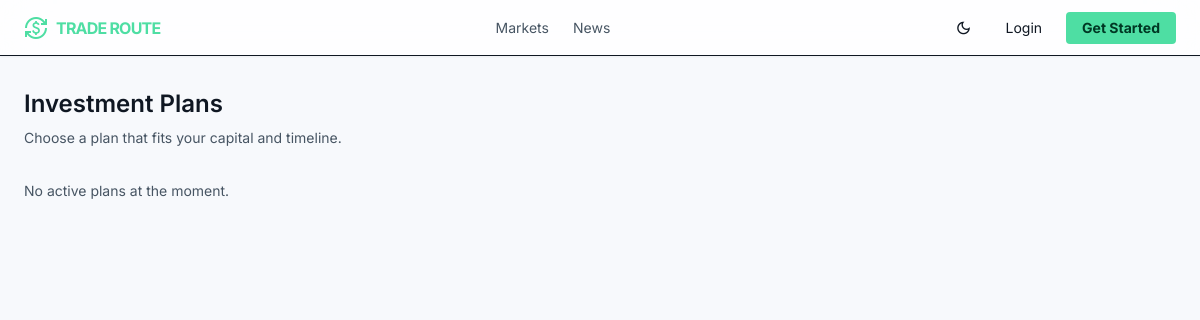
/plans/, run on an earlier commit of the app's database.
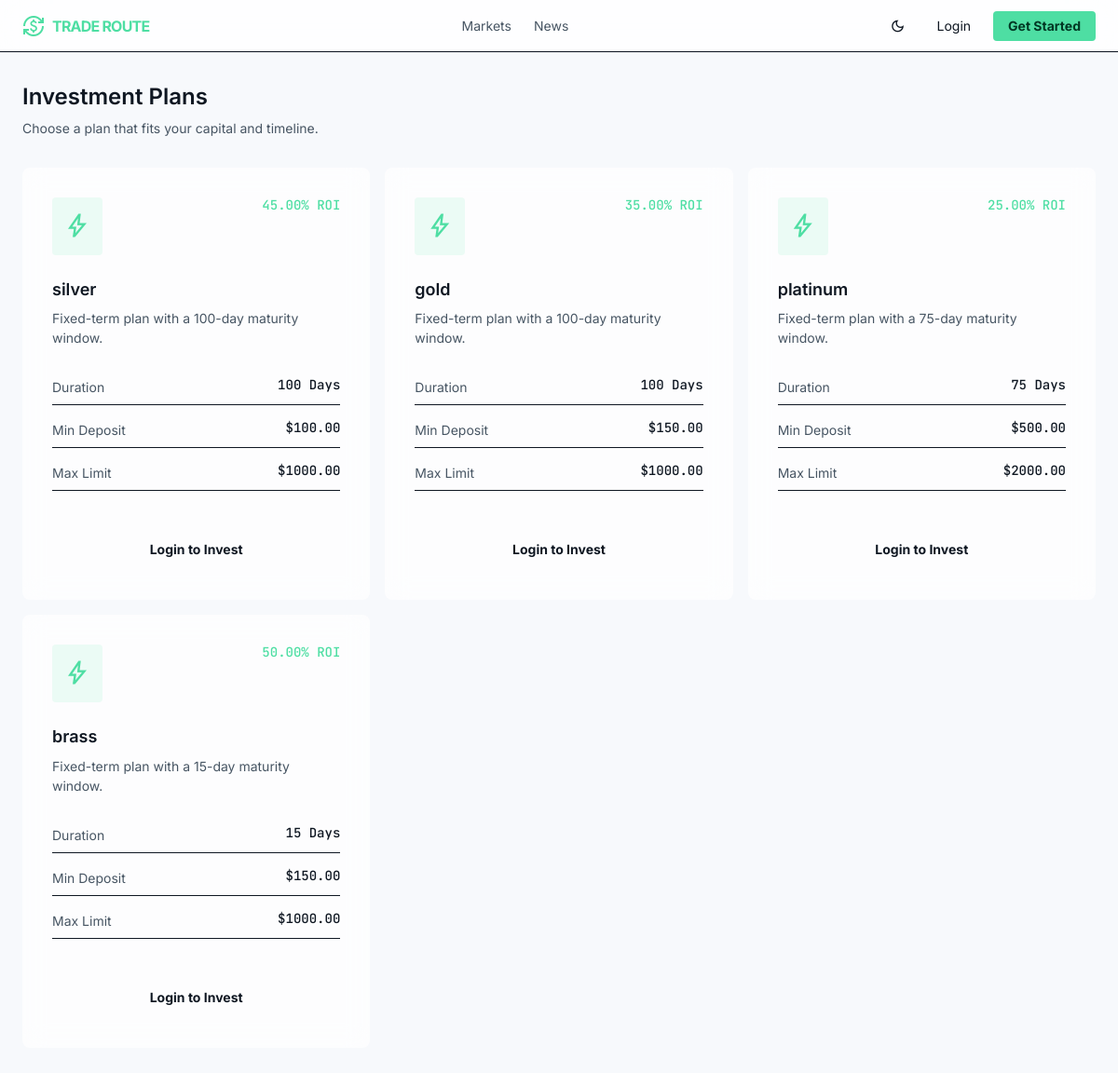
And on a later commit of the database.
### core/models.py (models this page shows, shortened)
class SiteSetting(models.Model):
    site_name = models.CharField(max_length=100)
    logo = models.ImageField(upload_to="logo/", blank=True, null=True)   # <-- add blank=True, null=True
    site_description = models.CharField(
        max_length=300,
        blank=True,
        help_text="Shown as the description in link previews (WhatsApp, Facebook, Telegram, etc.)"
    )
    og_image = models.ImageField(
        upload_to="og_images/",
        blank=True,
        null=True,
        help_text="Recommended size: 1200x630px. Used as the thumbnail when your site link is shared."
    )
    minimum_deposit = models.DecimalField(max_digits=20, decimal_places=2)
    minimum_withdrawal = models.DecimalField(max_digits=20, decimal_places=2)
    referral_bonus = models.DecimalField(max_digits=5, decimal_places=2)
    maintenance_mode = models.BooleanField(default=False)
    support_email = models.EmailField()
    support_phone = models.CharField(max_length=30)

class InvestmentPlan(models.Model):
    name = models.CharField(max_length=100)
    minimum = models.DecimalField(max_digits=20, decimal_places=2)
    maximum = models.DecimalField(max_digits=20, decimal_places=2)
    roi = models.DecimalField(
        max_digits=5,
        decimal_places=2,
        help_text="Percentage"
    )
    duration_days = models.PositiveIntegerField()
    active = models.BooleanField(default=True)
    created_at = models.DateTimeField(auto_now_add=True)

### core/views.py (the view)
# urls.py: path("plans/", views.investment_plans_view, name="investment_plans"),
def investment_plans_view(request):
    plans = InvestmentPlan.objects.filter(active=True)
    return render(request, "core/investment_plans.html", {"plans": plans})

### core/context_processors.py (called while the page is built)
def site_settings(request):
    return {"site_settings": SiteSetting.objects.first()}

def notifications_badge(request):
    if request.user.is_authenticated:
        count = Notification.objects.filter(user=request.user, is_read=False).count()
    else:
        count = 0
    return {"unread_notifications_count": count}

### core/templates/core/investment_plans.html (shortened to what this page needs)
{% extends "core/base.html" %}
{% block content %}
<div class="max-w-max-desktop mx-auto px-container-padding py-stack-lg">
    <h1 class="font-display-lg text-headline-md mb-2">Investment Plans</h1>
    <p class="text-on-surface-variant mb-8">Choose a plan that fits your capital and timeline.</p>
    <div class="grid grid-cols-1 md:grid-cols-2 lg:grid-cols-3 gap-gutter">
        {% for plan in plans %}
        <div class="glass-panel p-8 rounded-xl flex flex-col">
            <div class="flex justify-between items-start mb-6">
                <div class="bg-primary/10 p-3 rounded-lg text-primary">
                    <span class="material-symbols-outlined text-3xl">bolt</span>
                </div>
                <span class="text-primary font-data-md text-data-md">{{ plan.roi }}% ROI</span>
            </div>
            <h3 class="font-headline-sm text-headline-sm mb-2">{{ plan.name }}</h3>
            <p class="text-on-surface-variant text-body-md mb-8">Fixed-term plan with a {{ plan.duration_days }}-day maturity window.</p>
            <div class="space-y-4 mb-10 mt-auto">
                <div class="flex justify-between border-b edge-b-5 pb-2">
                    <span class="text-on-surface-variant">Duration</span>
                    <span class="font-data-md text-data-md">{{ plan.duration_days }} Days</span>
                </div>
                <div class="flex justify-between border-b edge-b-5 pb-2">
                    <span class="text-on-surface-variant">Min Deposit</span>
                    <span class="font-data-md text-data-md">${{ plan.minimum }}</span>
                </div>
                <div class="flex justify-between border-b edge-b-5 pb-2">
                    <span class="text-on-surface-variant">Max Limit</span>
                    <span class="font-data-md text-data-md">${{ plan.maximum }}</span>
                </div>
            </div>
            {% if user.is_authenticated %}
            <a href="{% url 'core:investment_create' %}?plan={{ plan.id }}" class="btn-primary w-full">
                Invest Now
            </a>
            {% else %}
            <a href="{% url 'core:login' %}?next={% url 'core:investment_create' %}%3Fplan%3D{{ plan.id }}" class="btn-secondary w-full">
                Login to Invest
            </a>
            {% endif %}
        </div>
        {% empty %}
        <p class="text-on-surface-variant col-span-3">No active plans at the moment.</p>
        {% endfor %}
    </div>
</div>
{% endblock %}

### core/templates/core/base.html (shortened to what this page needs)
{% load static %}
<!DOCTYPE html>
<html lang="en">
<head>
<script src="https://cdn.tailwindcss.com?plugins=forms,container-queries"></script>
<script id="tailwind-config">
    tailwind.config = {
        darkMode: "class",
        theme: {
            extend: {
                colors: {
                    "background": "rgb(var(--color-background) / <alpha-value>)",
                    "surface": "rgb(var(--color-surface) / <alpha-value>)",
                    "surface-container-low": "rgb(var(--color-surface-container-low) / <alpha-value>)",
                    "surface-container-lowest": "rgb(var(--color-surface-container-lowest) / <alpha-value>)",
                    "surface-bright": "rgb(var(--color-surface-bright) / <alpha-value>)",
                    "on-surface": "rgb(var(--color-on-surface) / <alpha-value>)",
                    "on-surface-variant": "rgb(var(--color-on-surface-variant) / <alpha-value>)",
                    "edge": "rgb(var(--color-edge) / <alpha-value>)",
                    "primary": "#4edea3",
                    "on-primary": "#003824",
                    "on-primary-fixed": "#002113",
                    "error": "#ffb4ab",
                    "on-tertiary-fixed-variant": "#59a7cf"
                },
                borderRadius: {
                    DEFAULT: "0.125rem",
                    lg: "0.25rem",
                    xl: "0.5rem",
                    full: "0.75rem"
                },
                spacing: {
                    "stack-sm": "8px",
                    "max-width-desktop": "1440px",
                    "stack-lg": "32px",
                    "gutter": "16px",
                    "unit": "4px",
                    "container-padding": "24px",
                    "stack-md": "16px"
                },
                fontFamily: {
                    "data-lg": ["JetBrains Mono"],
                    "data-md": ["JetBrains Mono"],
                    "body-lg": ["Inter"],
                    "label-caps": ["Inter"],
                    "display-lg": ["Inter"],
                    "headline-md": ["Inter"],
                    "body-md": ["Inter"],
                    "headline-sm": ["Inter"]
                },
                fontSize: {
                    "data-lg": ["18px", {"lineHeight": "1.2", "fontWeight": "500"}],
                    "data-md": ["14px", {"lineHeight": "1.2", "fontWeight": "500"}],
                    "body-lg": ["16px", {"lineHeight": "1.6", "fontWeight": "400"}],
                    "label-caps": ["11px", {"lineHeight": "1", "letterSpacing": "0.08em", "fontWeight": "700"}],
                    "display-lg": ["48px", {"lineHeight": "1.1", "letterSpacing": "-0.02em", "fontWeight": "700"}],
                    "headline-md": ["24px", {"lineHeight": "1.3", "fontWeight": "600"}],
                    "body-md": ["14px", {"lineHeight": "1.5", "fontWeight": "400"}],
                    "headline-sm": ["18px", {"lineHeight": "1.4", "fontWeight": "600"}]
                }
            }
        }
    };
</script>
</head>
<body class="font-body-md text-body-md selection:bg-primary/30">
<header class="fixed top-0 w-full z-50 bg-surface/80 backdrop-blur-xl border-b edge-b-10 shadow-sm flex items-center justify-between px-4 md:px-6 h-14">
    <a href="{% url 'core:landing' %}" class="flex items-center gap-2 shrink-0">
        <span class="material-symbols-outlined text-primary text-2xl" style="font-variation-settings: 'FILL' 1;">currency_exchange</span>
        <span class="font-display-lg text-sm md:text-base font-bold tracking-tighter text-primary">{{ site_settings.site_name|default:"NEON_TRADE" }}</span>
    </a>
    <nav class="hidden md:flex items-center gap-6 text-sm">
        <a class="text-on-surface-variant hover:text-primary transition-colors" href="{% url 'core:investment_plans' %}">Markets</a>
        <a class="text-on-surface-variant hover:text-primary transition-colors" href="{% url 'core:news_list' %}">News</a>
    </nav>
    <div class="flex items-center gap-2">
        <button id="theme-toggle" type="button" aria-label="Toggle light and dark mode"
                class="w-9 h-9 flex items-center justify-center rounded-lg edge-bg-5 transition-all">
            <span class="material-symbols-outlined text-on-surface text-lg" id="theme-toggle-icon">dark_mode</span>
        </button>
        {% if user.is_authenticated %}
            <a href="{% url 'core:dashboard' %}" class="bg-primary text-on-primary text-sm font-bold px-4 py-1.5 rounded-lg active:scale-95 transition-transform">
                Dashboard
            </a>
            <a href="{% url 'core:logout' %}" class="hidden md:block text-on-surface-variant hover:text-primary text-sm px-1 transition-all">
                Logout
            </a>
        {% else %}
            <a href="{% url 'core:login' %}" class="hidden md:block text-on-surface text-sm edge-bg-5 px-4 py-1.5 rounded-lg transition-all">
                Login
            </a>
            <a href="{% url 'core:register' %}" class="bg-primary text-on-primary text-sm font-bold px-4 py-1.5 rounded-lg active:scale-95 transition-transform">
                Get Started
            </a>
        {% endif %}
    </div>
</header>
<main class="pt-14">
{% block content %}{% endblock %}
</main>
</body>
</html>

### core/templates/core/base.html (style rules this page uses)
:root { --color-background: 247 249 252; --color-surface: 255 255 255; --color-surface-container-low: 240 243 248; --color-surface-container-lowest: 255 255 255; --color-surface-bright: 255 255 255; --color-on-surface: 15 23 34; --color-on-surface-variant: 71 85 99; --color-edge: 15 23 34; --color-panel-bg: 255, 255, 255; --color-panel-bg-alpha: 0.7; --color-panel-border-alpha: 0.08; }

What changed in the data, as far as the page shows it:
added InvestmentPlan: roi "45.00", name "silver", duration_days "100", minimum "100.00", maximum "1000.00"
added InvestmentPlan: roi "35.00", name "gold", duration_days "100", minimum "150.00", maximum "1000.00"
added InvestmentPlan: roi "25.00", name "platinum", duration_days "75", minimum "500.00", maximum "2000.00"
added InvestmentPlan: roi "50.00", name "brass", duration_days "15", minimum "150.00", maximum "1000.00"
Also different on the page:
text no longer shown: "No active plans at the moment."
